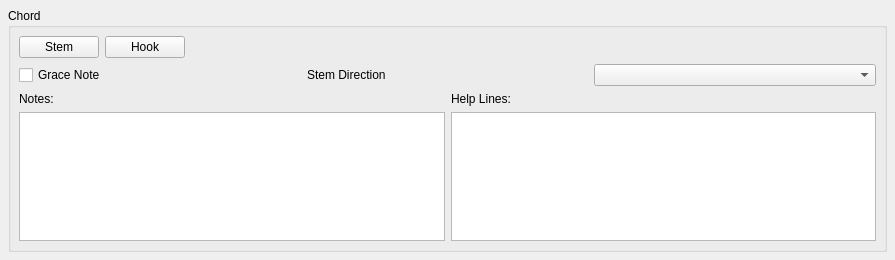
<ui version="4.0" >
 <class>ChordBase</class>
 <widget class="QWidget" name="ChordBase" >
  <property name="geometry" >
   <rect>
    <x>0</x>
    <y>0</y>
    <width>895</width>
    <height>260</height>
   </rect>
  </property>
  <property name="windowTitle" >
   <string>Form</string>
  </property>
  <layout class="QVBoxLayout" >
   <property name="spacing" >
    <number>6</number>
   </property>
   <property name="leftMargin" >
    <number>8</number>
   </property>
   <property name="topMargin" >
    <number>8</number>
   </property>
   <property name="rightMargin" >
    <number>8</number>
   </property>
   <property name="bottomMargin" >
    <number>8</number>
   </property>
   <item>
    <widget class="QGroupBox" name="groupBox" >
     <property name="title" >
      <string>Chord</string>
     </property>
     <property name="flat" >
      <bool>true</bool>
     </property>
     <layout class="QVBoxLayout" >
      <property name="spacing" >
       <number>6</number>
      </property>
      <property name="leftMargin" >
       <number>8</number>
      </property>
      <property name="topMargin" >
       <number>8</number>
      </property>
      <property name="rightMargin" >
       <number>8</number>
      </property>
      <property name="bottomMargin" >
       <number>8</number>
      </property>
      <item>
       <layout class="QHBoxLayout" >
        <property name="spacing" >
         <number>6</number>
        </property>
        <property name="leftMargin" >
         <number>0</number>
        </property>
        <property name="topMargin" >
         <number>0</number>
        </property>
        <property name="rightMargin" >
         <number>0</number>
        </property>
        <property name="bottomMargin" >
         <number>0</number>
        </property>
        <item>
         <widget class="QPushButton" name="stemButton" >
          <property name="text" >
           <string>Stem</string>
          </property>
         </widget>
        </item>
        <item>
         <widget class="QPushButton" name="hookButton" >
          <property name="text" >
           <string>Hook</string>
          </property>
         </widget>
        </item>
        <item>
         <spacer>
          <property name="orientation" >
           <enum>Qt::Horizontal</enum>
          </property>
          <property name="sizeHint" >
           <size>
            <width>40</width>
            <height>20</height>
           </size>
          </property>
         </spacer>
        </item>
       </layout>
      </item>
      <item>
       <layout class="QHBoxLayout" >
        <property name="spacing" >
         <number>6</number>
        </property>
        <property name="leftMargin" >
         <number>0</number>
        </property>
        <property name="topMargin" >
         <number>0</number>
        </property>
        <property name="rightMargin" >
         <number>0</number>
        </property>
        <property name="bottomMargin" >
         <number>0</number>
        </property>
        <item>
         <widget class="QCheckBox" name="graceNote" >
          <property name="text" >
           <string>Grace Note</string>
          </property>
         </widget>
        </item>
        <item>
         <widget class="QLabel" name="label" >
          <property name="text" >
           <string>Stem Direction</string>
          </property>
         </widget>
        </item>
        <item>
         <widget class="QComboBox" name="stemDirection" />
        </item>
       </layout>
      </item>
      <item>
       <layout class="QGridLayout" >
        <property name="leftMargin" >
         <number>0</number>
        </property>
        <property name="topMargin" >
         <number>0</number>
        </property>
        <property name="rightMargin" >
         <number>0</number>
        </property>
        <property name="bottomMargin" >
         <number>0</number>
        </property>
        <property name="horizontalSpacing" >
         <number>6</number>
        </property>
        <property name="verticalSpacing" >
         <number>6</number>
        </property>
        <item row="1" column="1" >
         <widget class="QListWidget" name="helplineList" />
        </item>
        <item row="1" column="0" >
         <widget class="QListWidget" name="notes" />
        </item>
        <item row="0" column="0" >
         <widget class="QLabel" name="label_2" >
          <property name="text" >
           <string>Notes:</string>
          </property>
         </widget>
        </item>
        <item row="0" column="1" >
         <widget class="QLabel" name="label_3" >
          <property name="text" >
           <string>Help Lines:</string>
          </property>
         </widget>
        </item>
       </layout>
      </item>
     </layout>
    </widget>
   </item>
  </layout>
 </widget>
 <resources/>
 <connections/>
</ui>
